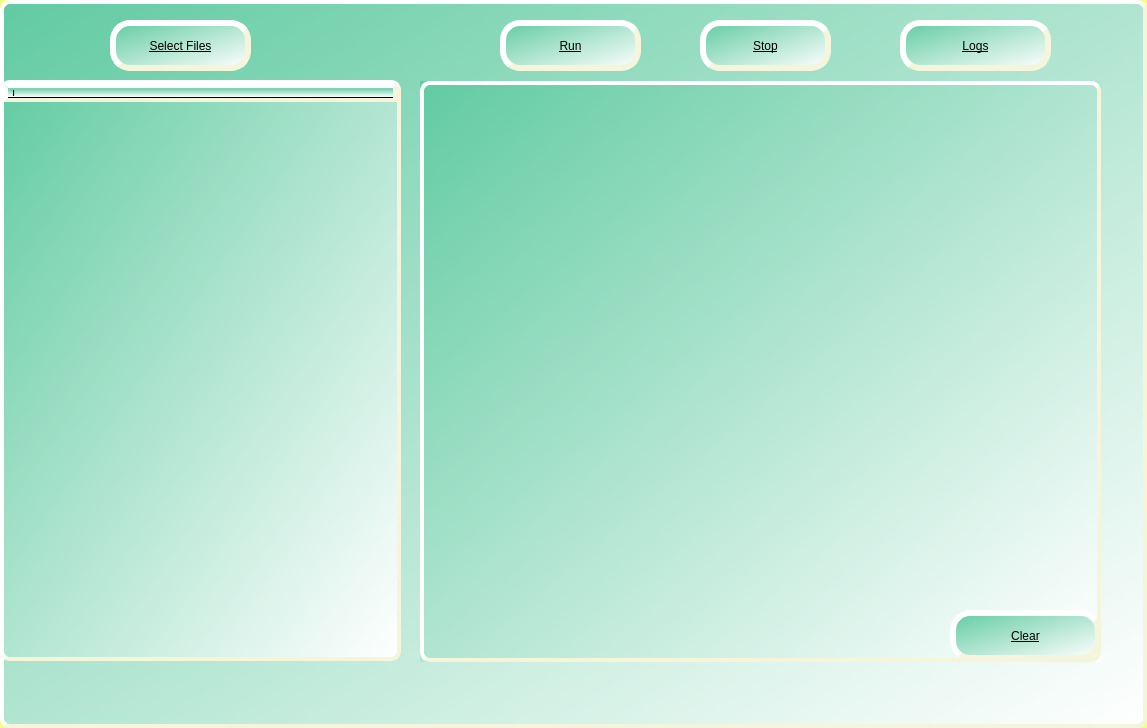
<?xml version="1.0" encoding="UTF-8"?>
<ui version="4.0">
 <class>MainWindow</class>
 <widget class="QMainWindow" name="MainWindow">
  <property name="geometry">
   <rect>
    <x>0</x>
    <y>0</y>
    <width>1147</width>
    <height>728</height>
   </rect>
  </property>
  <property name="mouseTracking">
   <bool>true</bool>
  </property>
  <property name="focusPolicy">
   <enum>Qt::WheelFocus</enum>
  </property>
  <property name="windowTitle">
   <string>MainWindow</string>
  </property>
  <property name="styleSheet">
   <string notr="true">background-color: rgb(243, 255, 135);</string>
  </property>
  <widget class="QWidget" name="centralwidget">
   <property name="styleSheet">
    <string notr="true">font: 20pt &quot;Mistral&quot;;
background-color: qlineargradient(spread:pad, x1:0, y1:0, x2:1, y2:1, stop:0 rgba(98, 203, 163, 255), stop:1 rgba(255, 255, 255, 255));
text-decoration: underline;
border-radius: 10px;
border-width: 4px;
border-style: outset;
border-color: beige</string>
   </property>
   <widget class="QTreeWidget" name="treeWidget">
    <property name="enabled">
     <bool>true</bool>
    </property>
    <property name="geometry">
     <rect>
      <x>0</x>
      <y>80</y>
      <width>401</width>
      <height>581</height>
     </rect>
    </property>
    <property name="styleSheet">
     <string notr="true"/>
    </property>
    <column>
     <property name="text">
      <string notr="true">1</string>
     </property>
    </column>
   </widget>
   <widget class="QPushButton" name="selectBtn">
    <property name="enabled">
     <bool>true</bool>
    </property>
    <property name="geometry">
     <rect>
      <x>110</x>
      <y>20</y>
      <width>141</width>
      <height>51</height>
     </rect>
    </property>
    <property name="autoFillBackground">
     <bool>false</bool>
    </property>
    <property name="styleSheet">
     <string notr="true">font: 18pt &quot;Arial&quot;;
border-radius: 20px;
border-width: 6px;



</string>
    </property>
    <property name="text">
     <string>Select Files</string>
    </property>
   </widget>
   <widget class="QPushButton" name="runBtn">
    <property name="enabled">
     <bool>true</bool>
    </property>
    <property name="geometry">
     <rect>
      <x>500</x>
      <y>20</y>
      <width>141</width>
      <height>51</height>
     </rect>
    </property>
    <property name="styleSheet">
     <string notr="true">font: 18pt &quot;Arial&quot;;
border-radius: 20px;
border-width: 6px;</string>
    </property>
    <property name="text">
     <string>Run</string>
    </property>
   </widget>
   <widget class="QPushButton" name="stopBtn">
    <property name="enabled">
     <bool>true</bool>
    </property>
    <property name="geometry">
     <rect>
      <x>700</x>
      <y>20</y>
      <width>131</width>
      <height>51</height>
     </rect>
    </property>
    <property name="styleSheet">
     <string notr="true">font: 18pt &quot;Arial&quot;;
border-radius: 20px;
border-width: 6px;</string>
    </property>
    <property name="text">
     <string>Stop</string>
    </property>
   </widget>
   <widget class="QPushButton" name="clearBtn">
    <property name="enabled">
     <bool>true</bool>
    </property>
    <property name="geometry">
     <rect>
      <x>950</x>
      <y>610</y>
      <width>151</width>
      <height>51</height>
     </rect>
    </property>
    <property name="styleSheet">
     <string notr="true">font: 18pt &quot;Arial&quot;;
border-radius: 20px;
border-width: 6px;</string>
    </property>
    <property name="text">
     <string>Clear</string>
    </property>
   </widget>
   <widget class="QTextBrowser" name="listWidget">
    <property name="geometry">
     <rect>
      <x>420</x>
      <y>81</y>
      <width>681</width>
      <height>581</height>
     </rect>
    </property>
    <property name="mouseTracking">
     <bool>true</bool>
    </property>
    <property name="autoFillBackground">
     <bool>true</bool>
    </property>
    <property name="styleSheet">
     <string notr="true"/>
    </property>
   </widget>
   <widget class="QPushButton" name="refreshBtn">
    <property name="geometry">
     <rect>
      <x>900</x>
      <y>20</y>
      <width>151</width>
      <height>51</height>
     </rect>
    </property>
    <property name="styleSheet">
     <string notr="true">font: 18pt &quot;Arial&quot;;
border-radius: 20px;
border-width: 6px;
</string>
    </property>
    <property name="text">
     <string>Logs</string>
    </property>
   </widget>
   <zorder>selectBtn</zorder>
   <zorder>runBtn</zorder>
   <zorder>stopBtn</zorder>
   <zorder>treeWidget</zorder>
   <zorder>listWidget</zorder>
   <zorder>refreshBtn</zorder>
   <zorder>clearBtn</zorder>
  </widget>
 </widget>
 <resources/>
 <connections/>
</ui>
